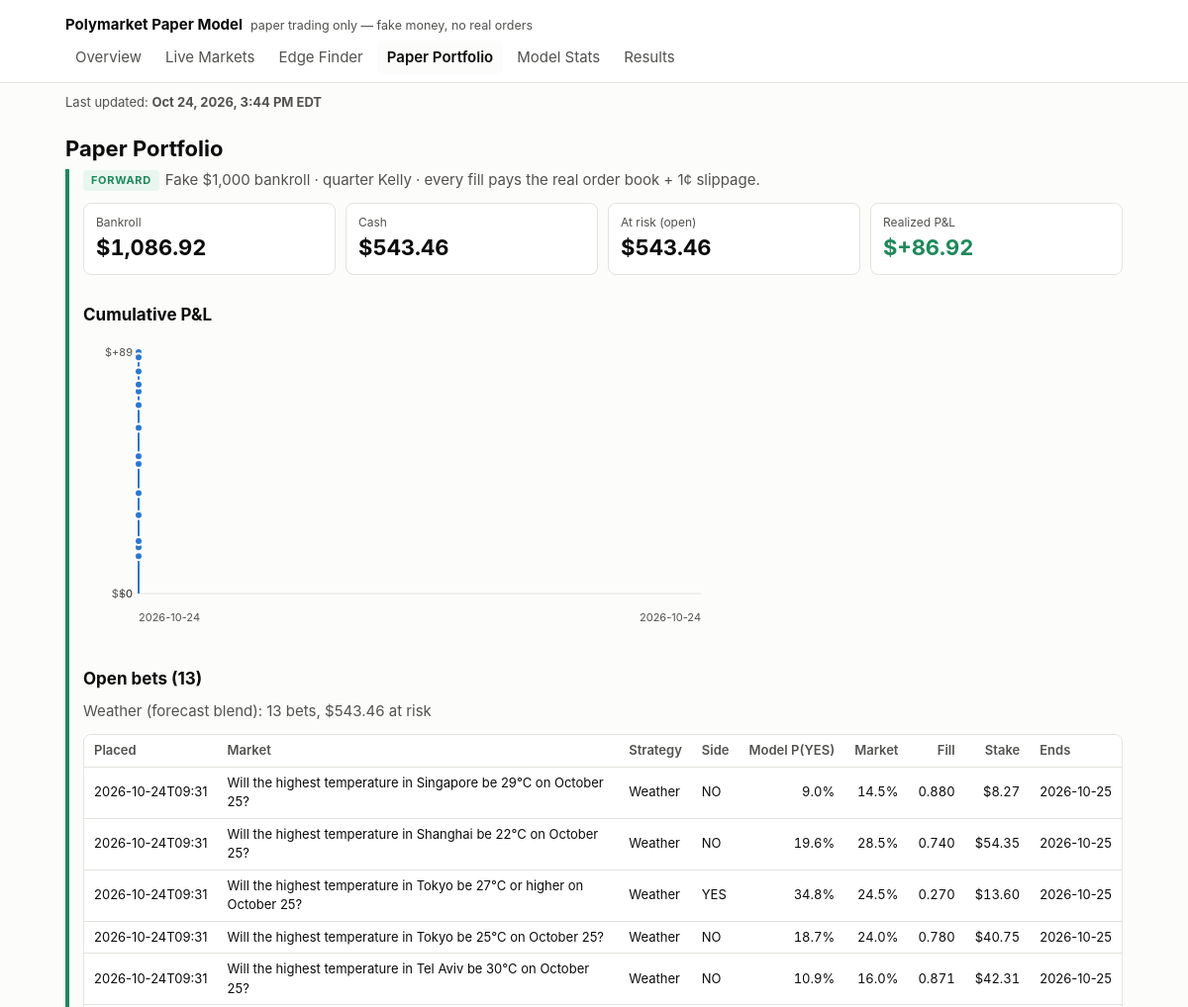
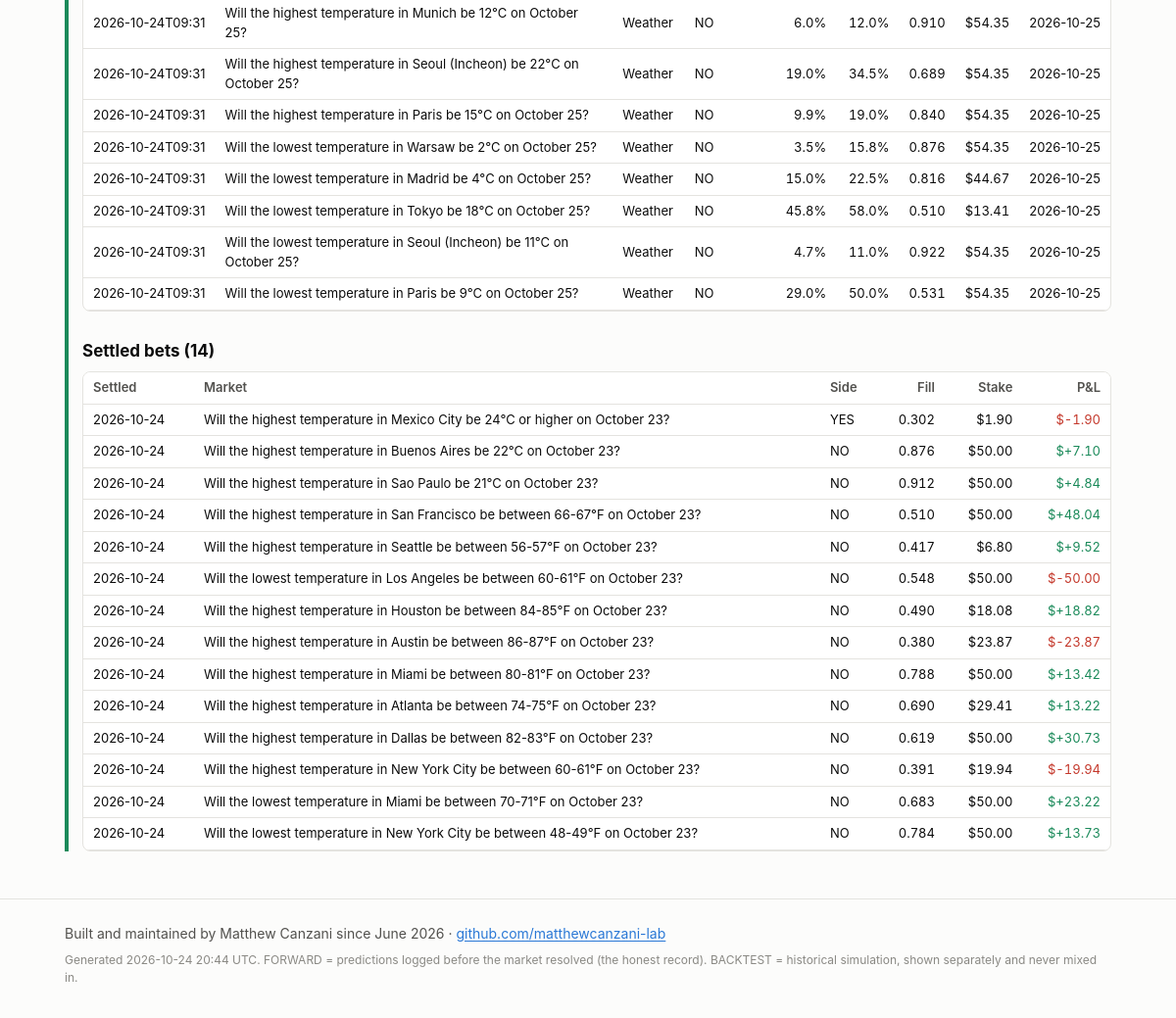
The app's page /portfolio.html with its own data (2 pictures, top to bottom).
### tables this page shows
CREATE TABLE bets (
    seq INTEGER PRIMARY KEY,
    bet_id TEXT UNIQUE NOT NULL,
    run_id TEXT NOT NULL,
    placed_at TEXT NOT NULL,
    platform TEXT NOT NULL,
    market_id TEXT NOT NULL,
    question TEXT NOT NULL,
    category TEXT,
    end_date TEXT,
    side TEXT NOT NULL CHECK (side IN ('YES', 'NO')),
    model_prob_yes REAL NOT NULL,
    market_mid REAL NOT NULL,
    best_bid REAL,
    best_ask REAL,
    fill_price REAL NOT NULL,      -- average price paid per share, incl. slippage
    slippage_per_share REAL NOT NULL,
    shares REAL NOT NULL,
    stake REAL NOT NULL,
    kelly_full REAL NOT NULL,
    bankroll_at_bet REAL NOT NULL,
    model_version TEXT NOT NULL,
    prev_hash TEXT NOT NULL,
    row_hash TEXT NOT NULL
);

CREATE TABLE settlements (
    seq INTEGER PRIMARY KEY,
    bet_id TEXT UNIQUE NOT NULL REFERENCES bets(bet_id),
    settled_at TEXT NOT NULL,
    yes_payout REAL NOT NULL,      -- what one YES share paid: 1, 0, or 0.5 for a split
    payout REAL NOT NULL,
    pnl REAL NOT NULL,
    prev_hash TEXT NOT NULL,
    row_hash TEXT NOT NULL
);

### pmodel/dashboard/app.py (the view)
    @app.route("/portfolio.html")
    def portfolio():
        c = conn()
        all_bets = data.bets(c)
        return render_template(
            "portfolio.html", **ctx("portfolio.html"), fs=data.forward_stats(c),
            pnl_svg=charts.pnl_chart(data.pnl_curve(c), config.BANKROLL_START_USD),
            open_bets=[b for b in all_bets if b["settled_at"] is None],
            open_by_strategy=data.open_by_strategy(c),
            settled=[b for b in all_bets if b["settled_at"] is not None])

### pmodel/dashboard/charts.py (called while the page is built)
def _svg(body, label):
    return (f'<svg viewBox="0 0 {W} {H}" role="img" aria-label="{escape(label)}" '
            f'class="chart">{body}</svg>')

def _ts(iso):
    return datetime.strptime(iso, "%Y-%m-%dT%H:%M:%SZ").timestamp()

### pmodel/dashboard/data.py (called while the page is built)
def age_hours(iso, now=None):
    if not iso:
        return None
    from datetime import datetime, timezone
    t = datetime.strptime(iso, "%Y-%m-%dT%H:%M:%SZ").replace(tzinfo=timezone.utc)
    return ((now or datetime.now(timezone.utc)) - t).total_seconds() / 3600

def eastern(iso):
    if not iso:
        return None
    from datetime import datetime, timezone
    from zoneinfo import ZoneInfo
    t = datetime.strptime(iso, "%Y-%m-%dT%H:%M:%SZ").replace(tzinfo=timezone.utc)
    et = t.astimezone(ZoneInfo("America/New_York"))
    hour = et.strftime("%I").lstrip("0")
    return f"{et:%b} {et.day}, {et.year}, {hour}:{et:%M %p} {et.tzname()}"

def strategy_of(model_version: str) -> str:
    return "Weather (forecast blend)" if (model_version or "").startswith("weather") else \
        "General (price/volume model)"

def open_by_strategy(conn):
    out = {}
    for b in ledger_mod.open_bets(conn):
        name = strategy_of(b["model_version"])
        o = out.setdefault(name, {"strategy": name, "bets": 0, "stake": 0.0})
        o["bets"] += 1
        o["stake"] += b["stake"]
    return sorted(out.values(), key=lambda o: -o["bets"])

def bets(conn):
    return [dict(r) for r in conn.execute(
        """SELECT b.*, s.settled_at, s.yes_payout, s.payout, s.pnl
           FROM bets b LEFT JOIN settlements s USING (bet_id) ORDER BY b.seq DESC""")]

def pnl_curve(conn):
    total, out = 0.0, []
    for r in conn.execute("SELECT settled_at, pnl FROM settlements ORDER BY seq"):
        total += r["pnl"]
        out.append((r["settled_at"], total))
    return out

### pmodel/trading/ledger.py (called while the page is built)
def _guard_triggers():
    sql = []
    for t in LEDGER_TABLES:
        for op in ("UPDATE", "DELETE"):
            sql.append(f"""CREATE TRIGGER IF NOT EXISTS {t}_no_{op.lower()}
                BEFORE {op} ON {t}
                BEGIN SELECT RAISE(ABORT, '{t} is append-only: {op} is not allowed'); END;""")
    return "\n".join(sql)

def connect(path: Path = None) -> sqlite3.Connection:
    path = Path(path or config.PREDICTIONS_DB_PATH)
    path.parent.mkdir(parents=True, exist_ok=True)
    conn = sqlite3.connect(path)
    conn.row_factory = sqlite3.Row
    conn.executescript(SCHEMA)
    conn.executescript(_guard_triggers())
    return conn

### pmodel/dashboard/templates/portfolio.html
{% extends "base.html" %}
{% block body %}
<h1>Paper Portfolio</h1>
<section class="fwd">
<p class="lede"><span class="badge fwd">FORWARD</span>Fake ${{ '{:,.0f}'.format(cfg.BANKROLL_START_USD) }} bankroll · quarter Kelly · every fill pays the real order book + {{ (cfg.SLIPPAGE_PER_SHARE * 100)|round|int }}¢ slippage.</p>
<div class="tiles">
  <div class="tile"><div class="k">Bankroll</div><div class="v">${{ '{:,.2f}'.format(fs.money.bankroll) }}</div></div>
  <div class="tile"><div class="k">Cash</div><div class="v">${{ '{:,.2f}'.format(fs.money.cash) }}</div></div>
  <div class="tile"><div class="k">At risk (open)</div><div class="v">${{ '{:,.2f}'.format(fs.money.open_stake) }}</div></div>
  <div class="tile"><div class="k">Realized P&amp;L</div><div class="v {{ 'pos' if fs.total_pnl > 0 else 'neg' if fs.total_pnl < 0 }}">${{ '{:+,.2f}'.format(fs.total_pnl) }}</div></div>
</div>
<h2>Cumulative P&amp;L</h2>
{{ pnl_svg|safe }}
<h2>Open bets ({{ open_bets|length }})</h2>
{% if open_by_strategy %}<p class="note">{% for o in open_by_strategy %}{{ o.strategy }}: {{ o.bets }} bets, ${{ '{:,.2f}'.format(o.stake) }} at risk{% if not loop.last %} · {% endif %}{% endfor %}</p>{% endif %}
{% if open_bets %}<div class="tablewrap"><table>
<tr><th>Placed</th><th>Market</th><th>Strategy</th><th>Side</th><th class="n">Model P(YES)</th><th class="n">Market</th><th class="n">Fill</th><th class="n">Stake</th><th>Ends</th></tr>
{% for b in open_bets %}<tr><td>{{ b.placed_at[:16] }}</td><td class="q">{{ b.question }}</td><td>{{ 'Weather' if b.model_version.startswith('weather') else 'General' }}</td><td>{{ b.side }}</td>
<td class="n">{{ '{:.1%}'.format(b.model_prob_yes) }}</td><td class="n">{{ '{:.1%}'.format(b.market_mid) }}</td>
<td class="n">{{ '{:.3f}'.format(b.fill_price) }}</td><td class="n">${{ '{:,.2f}'.format(b.stake) }}</td><td>{{ (b.end_date or '')[:10] }}</td></tr>{% endfor %}
</table></div>{% else %}<p class="empty">No open bets.</p>{% endif %}
<h2>Settled bets ({{ settled|length }})</h2>
{% if settled %}<div class="tablewrap"><table>
<tr><th>Settled</th><th>Market</th><th>Side</th><th class="n">Fill</th><th class="n">Stake</th><th class="n">P&amp;L</th></tr>
{% for b in settled %}<tr><td>{{ b.settled_at[:10] }}</td><td class="q">{{ b.question }}</td><td>{{ b.side }}</td>
<td class="n">{{ '{:.3f}'.format(b.fill_price) }}</td><td class="n">${{ '{:,.2f}'.format(b.stake) }}</td>
<td class="n {{ 'pos' if b.pnl > 0 else 'neg' }}">${{ '{:+,.2f}'.format(b.pnl) }}</td></tr>{% endfor %}
</table></div>{% else %}<p class="empty">No settled bets yet.</p>{% endif %}
</section>
{% endblock %}

### pmodel/dashboard/templates/base.html (shortened to what this page needs)
<!doctype html>
<html lang="en">
<head>
</head>
<body>
<header><div class="wrap">
  <div class="brand">Polymarket Paper Model<small>paper trading only — fake money, no real orders</small></div>
  <nav>{% for page, name in pages %}<a href="{{ root }}{{ page }}" class="{{ 'on' if page == active }}">{{ name }}</a>{% endfor %}</nav>
</div></header>
<div class="wrap freshness">
  <p class="updated" id="last-updated" data-last-run="{{ last_run_iso or '' }}" data-stale-hours="{{ cfg.STALE_AFTER_HOURS|int }}">
    Last updated: <strong>{{ last_run_et or 'never' }}</strong></p>
</div>
<main><div class="wrap">{% block body %}{% endblock %}</div></main>
<footer><div class="wrap">
<p class="owner">Built and maintained by Matthew Canzani since June 2026 ·
<a href="https://github.com/matthewcanzani-lab" rel="noopener">github.com/matthewcanzani-lab</a></p>
<p>Generated {{ generated }}. FORWARD = predictions logged before the market
resolved (the honest record). BACKTEST = historical simulation, shown separately and never mixed in.</p>
</div></footer>
</body>
</html>

### pmodel/dashboard/templates/base.html (style rules this page uses)
:root { --bg: #fcfcfb; --surface: #ffffff; --ink: #0b0b0b; --ink-2: #52514e; --muted: #8a8984; --line: #e4e3df; --accent: #2a78d6; --good: #1b8a5a; --bad: #c4382b; --warn: #b07400; --fwd: #1b8a5a; --fwd-bg: #e9f6ef; --bt: #6b6a66; --bt-bg: #f1f0ec; }
* { box-sizing: border-box; }
html { -webkit-text-size-adjust: 100%; text-size-adjust: 100%; }
body { margin: 0; background: var(--bg); color: var(--ink); font: 15px/1.5 -apple-system, BlinkMacSystemFont, "Segoe UI", Roboto, sans-serif; }
header { border-bottom: 1px solid var(--line); background: var(--surface); }
.wrap { max-width: 1100px; margin: 0 auto; padding-left: max(16px, env(safe-area-inset-left, 0px)); padding-right: max(16px, env(safe-area-inset-right, 0px)); }
.brand { font-weight: 650; padding: 14px 0 4px; }
.brand small { color: var(--ink-2); font-weight: 400; margin-left: 8px; }
nav { display: flex; gap: 4px; flex-wrap: wrap; padding-bottom: 8px; }
nav a { color: var(--ink-2); text-decoration: none; padding: 6px 10px; border-radius: 6px; }
nav a.on { color: var(--ink); background: var(--bg); font-weight: 600; }
main { padding-block: 20px 48px; }
h1 { font-size: 22px; margin: 0 0 4px; }
h2 { font-size: 17px; margin: 28px 0 8px; }
p.lede, .note { color: var(--ink-2); margin: 0 0 12px; }
.badge { display: inline-block; font-size: 11px; font-weight: 700; letter-spacing: .06em; padding: 2px 8px; border-radius: 4px; vertical-align: middle; margin-right: 6px; }
.badge.fwd { color: var(--fwd); background: var(--fwd-bg); }
section.fwd { border-left: 4px solid var(--fwd); padding-left: 14px; }
.tiles { display: grid; grid-template-columns: repeat(auto-fit, minmax(160px, 1fr)); gap: 10px; }
.tile { background: var(--surface); border: 1px solid var(--line); border-radius: 8px; padding: 10px 12px; }
.tile .k { color: var(--ink-2); font-size: 12px; }
.tile .v { font-size: 22px; font-weight: 650; font-variant-numeric: tabular-nums; }
.tablewrap { overflow-x: auto; border: 1px solid var(--line); border-radius: 8px; background: var(--surface); }
table { border-collapse: collapse; width: 100%; font-size: 13px; }
th, td { padding: 6px 10px; border-bottom: 1px solid var(--line); text-align: left; white-space: nowrap; }
th { color: var(--ink-2); font-weight: 600; background: var(--surface); position: sticky; top: 0; }
td.q { white-space: normal; min-width: 260px; }
td.n, th.n { text-align: right; font-variant-numeric: tabular-nums; }
.pos { color: var(--good); }
.neg { color: var(--bad); }
.chart { width: 100%; max-width: 640px; height: auto; }
.chart .tick { fill: var(--ink-2); font-size: 11px; }
.freshness { padding-block: 10px 0; }
.updated { margin: 0; color: var(--ink-2); font-size: 13px; }
footer { color: var(--muted); font-size: 12px; padding-block: 24px; border-top: 1px solid var(--line); }
footer p { margin: 0 0 8px; }
footer .owner { color: var(--ink-2); font-size: 14px; line-height: 1.5; overflow-wrap: anywhere; }
footer .owner a { color: var(--accent); text-underline-offset: 2px; }

### records on screen
bets: placed_at "2026-10-24T09:31", question "Will the highest temperature in Singapore be 29°C on October 25?", model_version "Weather", side "NO", model_prob_yes "9.0%", market_mid "14.5%", fill_price "0.880", stake "8.27", end_date "2026-10-25"
bets: placed_at "2026-10-24T09:31", question "Will the highest temperature in Shanghai be 22°C on October 25?", model_version "Weather", side "NO", model_prob_yes "19.6%", market_mid "28.5%", fill_price "0.740", stake "54.35", end_date "2026-10-25"
bets: placed_at "2026-10-24T09:31", question "Will the highest temperature in Tokyo be 27°C or higher on October 25?", model_version "Weather", side "YES", model_prob_yes "34.8%", market_mid "24.5%", fill_price "0.270", stake "13.60", end_date "2026-10-25"
bets: placed_at "2026-10-24T09:31", question "Will the highest temperature in Tokyo be 25°C on October 25?", model_version "Weather", side "NO", model_prob_yes "18.7%", market_mid "24.0%", fill_price "0.780", stake "40.75", end_date "2026-10-25"
bets: placed_at "2026-10-24T09:31", question "Will the highest temperature in Tel Aviv be 30°C on October 25?", model_version "Weather", side "NO", model_prob_yes "10.9%", market_mid "16.0%", fill_price "0.871", stake "42.31", end_date "2026-10-25"
bets: placed_at "2026-10-24T09:31", question "Will the highest temperature in Munich be 12°C on October 25?", model_version "Weather", side "NO", model_prob_yes "6.0%", market_mid "12.0%", fill_price "0.910", stake "54.35", end_date "2026-10-25"
bets: placed_at "2026-10-24T09:31", question "Will the highest temperature in Seoul (Incheon) be 22°C on October 25?", model_version "Weather", side "NO", model_prob_yes "19.0%", market_mid "34.5%", fill_price "0.689", stake "54.35", end_date "2026-10-25"
bets: placed_at "2026-10-24T09:31", question "Will the highest temperature in Paris be 15°C on October 25?", model_version "Weather", side "NO", model_prob_yes "9.9%", market_mid "19.0%", fill_price "0.840", stake "54.35", end_date "2026-10-25"
bets: placed_at "2026-10-24T09:31", question "Will the lowest temperature in Warsaw be 2°C on October 25?", model_version "Weather", side "NO", model_prob_yes "3.5%", market_mid "15.8%", fill_price "0.876", stake "54.35", end_date "2026-10-25"
bets: placed_at "2026-10-24T09:31", question "Will the lowest temperature in Madrid be 4°C on October 25?", model_version "Weather", side "NO", model_prob_yes "15.0%", market_mid "22.5%", fill_price "0.816", stake "44.67", end_date "2026-10-25"
bets: placed_at "2026-10-24T09:31", question "Will the lowest temperature in Tokyo be 18°C on October 25?", model_version "Weather", side "NO", model_prob_yes "45.8%", market_mid "58.0%", fill_price "0.510", stake "13.41", end_date "2026-10-25"
bets: placed_at "2026-10-24T09:31", question "Will the lowest temperature in Seoul (Incheon) be 11°C on October 25?", model_version "Weather", side "NO", model_prob_yes "4.7%", market_mid "11.0%", fill_price "0.922", stake "54.35", end_date "2026-10-25"
bets: placed_at "2026-10-24T09:31", question "Will the lowest temperature in Paris be 9°C on October 25?", model_version "Weather", side "NO", model_prob_yes "29.0%", market_mid "50.0%", fill_price "0.531", stake "54.35", end_date "2026-10-25"
settlements: settled_at "2026-10-24", question "Will the highest temperature in Mexico City be 24°C or higher on October 23?", side "YES", pnl "-1.90"
bets: fill_price "0.302", stake "1.90"
settlements: settled_at "2026-10-24", question "Will the highest temperature in Buenos Aires be 22°C on October 23?", side "NO", pnl "+7.10"
bets: fill_price "0.876", stake "50.00"
settlements: settled_at "2026-10-24", question "Will the highest temperature in Sao Paulo be 21°C on October 23?", side "NO", pnl "+4.84"
bets: fill_price "0.912", stake "50.00"
settlements: settled_at "2026-10-24", question "Will the highest temperature in San Francisco be between 66-67°F on October 23?", side "NO", pnl "+48.04"
bets: fill_price "0.510", stake "50.00"
settlements: settled_at "2026-10-24", question "Will the highest temperature in Seattle be between 56-57°F on October 23?", side "NO", pnl "+9.52"
bets: fill_price "0.417", stake "6.80"
settlements: settled_at "2026-10-24", question "Will the lowest temperature in Los Angeles be between 60-61°F on October 23?", side "NO", pnl "-50.00"
bets: fill_price "0.548", stake "50.00"
settlements: settled_at "2026-10-24", question "Will the highest temperature in Houston be between 84-85°F on October 23?", side "NO", pnl "+18.82"
bets: fill_price "0.490", stake "18.08"
settlements: settled_at "2026-10-24", question "Will the highest temperature in Austin be between 86-87°F on October 23?", side "NO", pnl "-23.87"
bets: fill_price "0.380", stake "23.87"
settlements: settled_at "2026-10-24", question "Will the highest temperature in Miami be between 80-81°F on October 23?", side "NO", pnl "+13.42"
bets: fill_price "0.788", stake "50.00"
settlements: settled_at "2026-10-24", question "Will the highest temperature in Atlanta be between 74-75°F on October 23?", side "NO", pnl "+13.22"
bets: fill_price "0.690", stake "29.41"
settlements: settled_at "2026-10-24", question "Will the highest temperature in Dallas be between 82-83°F on October 23?", side "NO", pnl "+30.73"
bets: fill_price "0.619", stake "50.00"
settlements: settled_at "2026-10-24", question "Will the highest temperature in New York City be between 60-61°F on October 23?", side "NO", pnl "-19.94"
bets: fill_price "0.391", stake "19.94"
settlements: settled_at "2026-10-24", question "Will the lowest temperature in Miami be between 70-71°F on October 23?", side "NO", pnl "+23.22"
bets: fill_price "0.683", stake "50.00"
settlements: settled_at "2026-10-24", question "Will the lowest temperature in New York City be between 48-49°F on October 23?", side "NO", pnl "+13.73"
bets: fill_price "0.784", stake "50.00"

### other values on screen
{{ name }} "Overview" "Live Markets" "Edge Finder" "Paper Portfolio" "Model Stats" "Results"
{{ '{:,.0f}'.format(cfg.BANKROLL_START_USD) }} "1,000"
{{ (cfg.SLIPPAGE_PER_SHARE * 100)|round|int }} "1"
{{ '{:,.2f}'.format(fs.money.bankroll) }} "1,086.92"
{{ '{:,.2f}'.format(fs.money.cash) }} "543.46"
{{ '{:,.2f}'.format(fs.money.open_stake) }} "543.46"
{{ '{:+,.2f}'.format(fs.total_pnl) }} "+86.92"
{{ pnl_svg|safe }} "$0 $+89 $+0 2026-10-24 2026-10-24"
{{ open_bets|length }} "13"
{{ o.strategy }} "Weather (forecast blend)"
{{ o.bets }} "13"
{{ '{:,.2f}'.format(o.stake) }} "543.46"
{{ settled|length }} "14"
